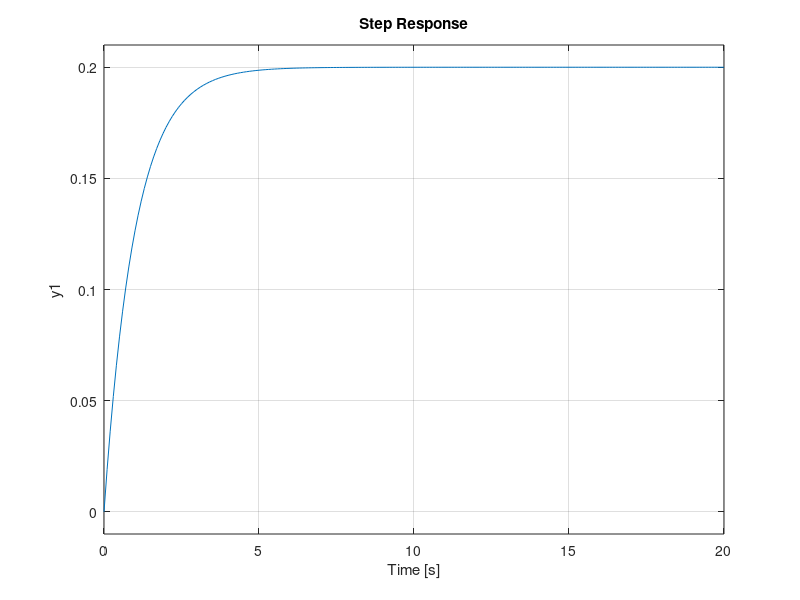

This figure's MATLAB source:
% Clear
clear
clc
close all

%% 4. First Order System
% Description: Represents a first-order system.

% G(s) = 1 / (s+1)
% Transfer function

M = 0;
B = 5;
k = 5;
L_num = [1];
L_den = [M B k];

L = tf(L_num,L_den)

% Step Response
step(L,0:0.1:20)